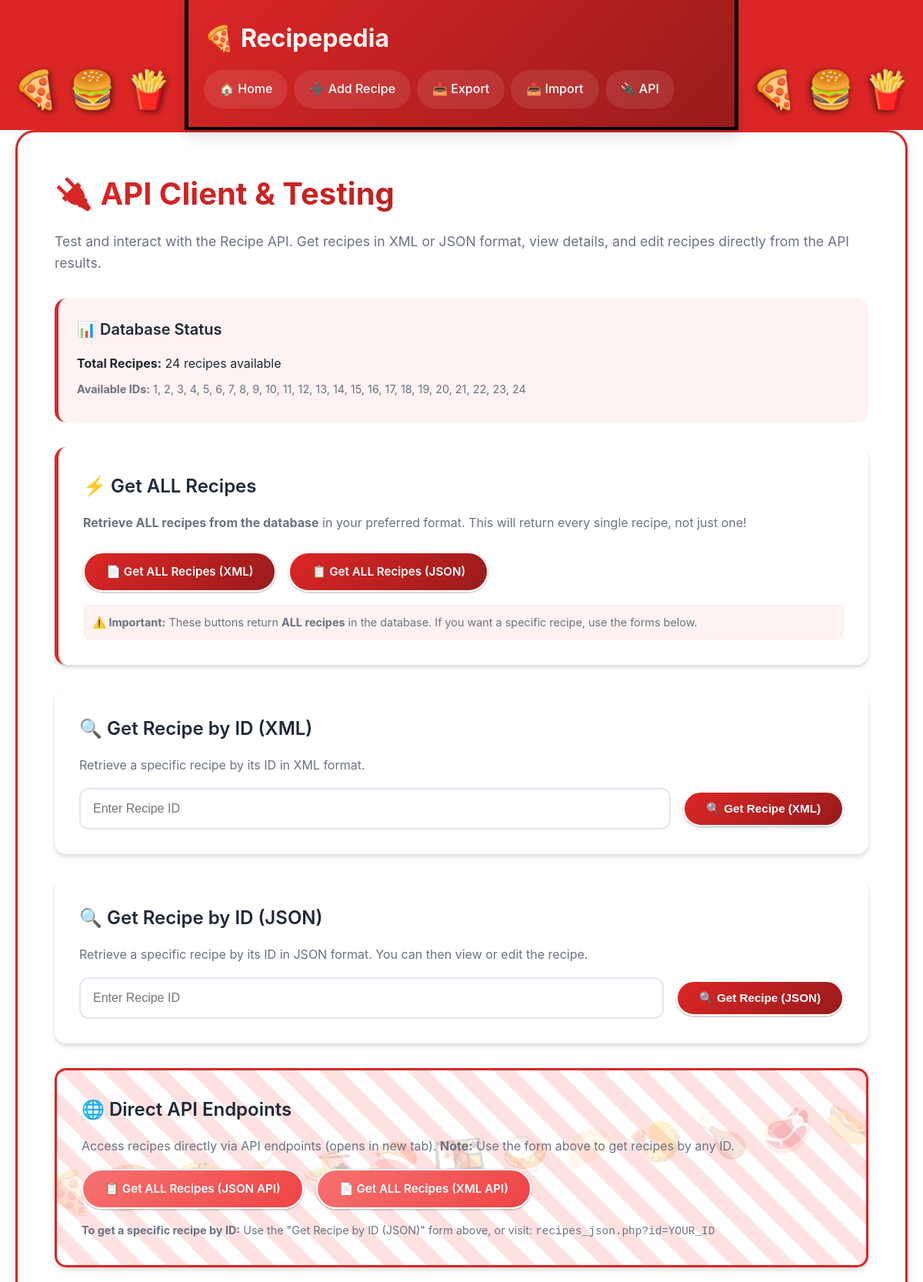
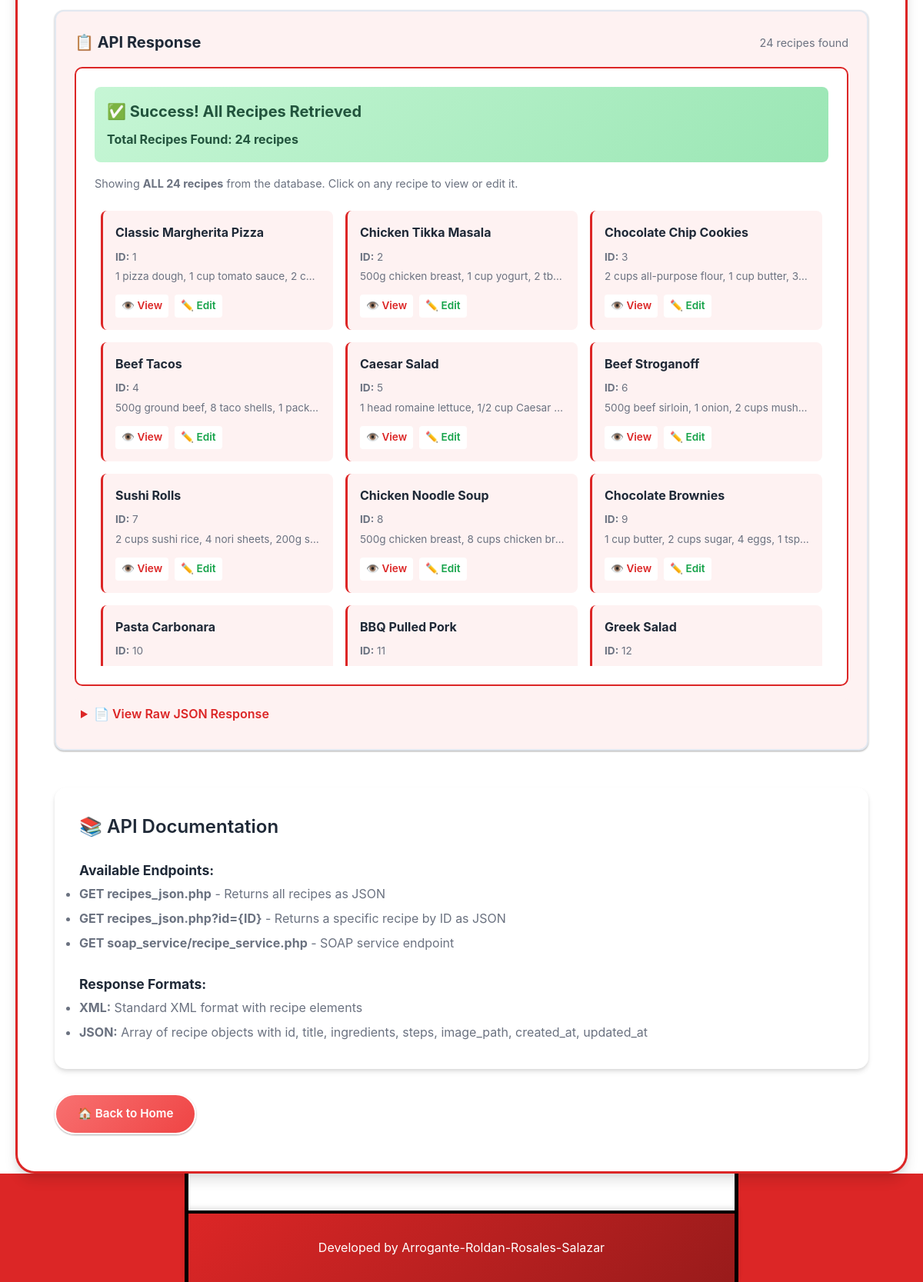
Page /soap_client.php?method=json on the committed database (2 pictures, top to bottom).
### tables this page shows
CREATE TABLE IF NOT EXISTS recipes (
    id INT AUTO_INCREMENT PRIMARY KEY,
    title VARCHAR(255) NOT NULL,
    ingredients TEXT NOT NULL,
    steps TEXT NOT NULL,
    image_path VARCHAR(500) DEFAULT NULL,
    created_at TIMESTAMP DEFAULT CURRENT_TIMESTAMP,
    updated_at TIMESTAMP DEFAULT CURRENT_TIMESTAMP ON UPDATE CURRENT_TIMESTAMP
);

### classes/RecipeManager.php (called while the page is built, shortened)
<?php
require_once 'Recipe.php';
require_once __DIR__ . '/../config/database.php';
class RecipeManager {
    private $conn;
    public function __construct() {
        $database = new Database();
        $this->conn = $database->getConnection();
    }
    public function getAllRecipes($search = '') {
        $query = "SELECT * FROM recipes";
        $query .= " ORDER BY updated_at DESC";
        $stmt = $this->conn->prepare($query);
        $stmt->execute();
        $recipes = [];
        while ($row = $stmt->fetch(PDO::FETCH_ASSOC)) {
            $recipe = Recipe::fromArray($row);
            $recipes[] = $recipe;
        }
        return $recipes;
    }
    public function getAllRecipesAsArray() {
        $recipes = $this->getAllRecipes();
        $result = [];
        foreach ($recipes as $recipe) {
            $result[] = $recipe->toArray();
        }
        return $result;
    }
}

### config/database.php (called while the page is built, shortened)
<?php
class Database {
    private $host = 'localhost';
    private $db_name = 'recipepedia';
    private $username = 'root';
    private $password = '';
    public function getConnection() {
        $this->conn = null;
        try {
            $this->conn = new PDO(
                "mysql:host=" . $this->host . ";dbname=" . $this->db_name,
                $this->username,
                $this->password
            );
            $this->conn->setAttribute(PDO::ATTR_ERRMODE, PDO::ERRMODE_EXCEPTION);
        } catch(PDOException $e) {
            echo "Connection Error: " . $e->getMessage();
        }
        return $this->conn;
    }
}

### classes/Recipe.php (called while the page is built, shortened)
<?php
class Recipe {
    private $id;
    private $title;
    private $ingredients;
    private $steps;
    private $image_path;
    private $created_at;
    private $updated_at;
    public function __construct($id = null, $title = '', $ingredients = '', $steps = '', $image_path = null) {
        $this->id = $id;
        $this->title = $title;
        $this->ingredients = $ingredients;
        $this->steps = $steps;
        $this->image_path = $image_path;
    }
    public function getId() { return $this->id; }
    public function toArray() {
        return [
            'id' => $this->id,
            'title' => $this->title,
            'ingredients' => $this->ingredients,
            'steps' => $this->steps,
            'image_path' => $this->image_path,
            'created_at' => $this->created_at,
            'updated_at' => $this->updated_at
        ];
    }
    public static function fromArray($data) {
        $recipe = new Recipe();
        if (isset($data['id'])) $recipe->id = $data['id'];
        if (isset($data['title'])) $recipe->title = $data['title'];
        if (isset($data['ingredients'])) $recipe->ingredients = $data['ingredients'];
        if (isset($data['steps'])) $recipe->steps = $data['steps'];
        if (isset($data['created_at'])) $recipe->created_at = $data['created_at'];
        if (isset($data['updated_at'])) $recipe->updated_at = $data['updated_at'];
        return $recipe;
    }
}

### classes/RecipeService.php (called while the page is built, shortened)
<?php
require_once 'Recipe.php';
require_once 'RecipeManager.php';
class RecipeService {
    private $recipeManager;
    public function __construct() {
        $this->recipeManager = new RecipeManager();
    }
    public function getRecipesJSON() {
        $recipes = $this->recipeManager->getAllRecipesAsArray();
        return json_encode($recipes, JSON_PRETTY_PRINT);
    }
}

### soap_client.php (the view, shortened to what this page needs)
<?php
require_once 'config/database.php';
require_once 'classes/Recipe.php';
require_once 'classes/RecipeManager.php';
require_once 'classes/RecipeService.php';
require_once 'includes/header.php';
$recipeManager = new RecipeManager();
$recipeService = new RecipeService();
$allRecipes = $recipeManager->getAllRecipes();
$result = '';
$resultType = '';
$resultData = null;
$method = $_GET['method'] ?? '';
$recipeId = $_GET['id'] ?? '';
$jsonId = $_GET['json_id'] ?? '';
if (!empty($method) || !empty($jsonId)) {
    try {
        switch ($method) {
            case 'json':
                $result = $recipeService->getRecipesJSON();
                $resultType = 'json';
                $resultData = json_decode($result, true);
                break;
        }
    } catch (Exception $e) {
        $result = 'Error: ' . $e->getMessage();
        $resultType = 'error';
    }
}
?>
<div class="soap-client">
    <h1>🔌 API Client & Testing</h1>
    <p style="color: var(--text-light); font-size: 1.1rem; margin-bottom: 2rem;">
        Test and interact with the Recipe API. Get recipes in XML or JSON format, view details, and edit recipes directly from the API results.
    </p>
    <div style="background: var(--bg-light); padding: 1.5rem; border-radius: 15px; margin-bottom: 2rem; border-left: 5px solid var(--primary-color);">
        <h2 style="margin-top: 0; color: var(--text-dark); font-size: 1.25rem;">📊 Database Status</h2>
        <p style="margin: 0.5rem 0; color: var(--text-dark);">
            <strong>Total Recipes:</strong> <?php echo count($allRecipes); ?> recipes available
        </p>
        <?php if (count($allRecipes) > 0): ?>
            <p style="margin: 0.5rem 0; color: var(--text-light); font-size: 0.9rem;">
                <strong>Available IDs:</strong>
                <?php
                $ids = array_map(function($r) { return $r->getId(); }, $allRecipes);
                echo implode(', ', $ids);
                ?>
            </p>
        <?php endif; ?>
    </div>
    <div style="margin: 2rem 0; background: white; padding: 2rem; border-radius: 15px; box-shadow: var(--shadow-md); border-left: 5px solid var(--primary-color);">
        <h2 style="color: var(--text-dark); margin-top: 0;">⚡ Get ALL Recipes</h2>
        <p style="color: var(--text-light); margin-bottom: 1rem;">
            <strong>Retrieve ALL recipes from the database</strong> in your preferred format. This will return every single recipe, not just one!
        </p>
        <div class="export-options">
            <a href="?method=xml" class="btn btn-primary">📄 Get ALL Recipes (XML)</a>
            <a href="?method=json" class="btn btn-primary">📋 Get ALL Recipes (JSON)</a>
        </div>
        <p style="color: var(--text-light); font-size: 0.9rem; margin-top: 1rem; padding: 0.75rem; background: var(--bg-light); border-radius: 8px;">
            <strong>⚠️ Important:</strong> These buttons return <strong>ALL recipes</strong> in the database. If you want a specific recipe, use the forms below.
        </p>
    </div>
    <div style="margin: 2rem 0; background: white; padding: 2rem; border-radius: 15px; box-shadow: var(--shadow-md);">
        <h2 style="color: var(--text-dark); margin-top: 0;">🔍 Get Recipe by ID (XML)</h2>
        <p style="color: var(--text-light); margin-bottom: 1rem;">Retrieve a specific recipe by its ID in XML format.</p>
        <form method="GET" style="display: flex; gap: 1rem; align-items: center; flex-wrap: wrap;">
            <input type="number" name="id" placeholder="Enter Recipe ID" required value="<?php echo htmlspecialchars($recipeId ?: ''); ?>"
                   style="padding: 1rem; border: 2px solid #e2e8f0; border-radius: 12px; font-size: 1rem; min-width: 200px; flex: 1;">
            <button type="submit" class="btn btn-primary">🔍 Get Recipe (XML)</button>
        </form>
    </div>
    <div style="margin: 2rem 0; background: white; padding: 2rem; border-radius: 15px; box-shadow: var(--shadow-md);">
        <h2 style="color: var(--text-dark); margin-top: 0;">🔍 Get Recipe by ID (JSON)</h2>
        <p style="color: var(--text-light); margin-bottom: 1rem;">Retrieve a specific recipe by its ID in JSON format. You can then view or edit the recipe.</p>
        <form method="GET" style="display: flex; gap: 1rem; align-items: center; flex-wrap: wrap;">
            <input type="number" name="id" placeholder="Enter Recipe ID" required value="<?php echo htmlspecialchars($recipeId ?: ''); ?>"
                   style="padding: 1rem; border: 2px solid #e2e8f0; border-radius: 12px; font-size: 1rem; min-width: 200px; flex: 1;">
            <button type="submit" class="btn btn-primary">🔍 Get Recipe (JSON)</button>
        </form>
    </div>
    <div class="api-endpoints-section">
        <h2 style="color: var(--text-dark); margin-top: 0;">🌐 Direct API Endpoints</h2>
        <p style="color: var(--text-light); margin-bottom: 1rem;">Access recipes directly via API endpoints (opens in new tab). <strong>Note:</strong> Use the form above to get recipes by any ID.</p>
        <div style="display: flex; gap: 1rem; flex-wrap: wrap; margin-bottom: 1rem;">
            <a href="recipes_json.php" target="_blank" class="btn btn-secondary">📋 Get ALL Recipes (JSON API)</a>
            <a href="recipes_xml.php" target="_blank" class="btn btn-secondary">📄 Get ALL Recipes (XML API)</a>
        </div>
        <p style="color: var(--text-light); font-size: 0.9rem; margin-top: 1rem;">
            <strong>To get a specific recipe by ID:</strong> Use the "Get Recipe by ID (JSON)" form above, or visit: <code>recipes_json.php?id=YOUR_ID</code>
        </p>
    </div>
    <?php if ($result): ?>
        <div class="soap-result" style="margin-top: 2rem;">
            <div style="display: flex; justify-content: space-between; align-items: center; margin-bottom: 1rem;">
                <h3 style="color: var(--text-dark); margin: 0;">📋 API Response</h3>
                <div style="display: flex; gap: 0.5rem;">
                    <?php if ($resultType == 'json' && $resultData && isset($resultData['id'])): ?>
                        <a href="view_recipe.php?id=<?php echo $resultData['id']; ?>" class="btn btn-primary" style="padding: 0.5rem 1rem; font-size: 0.9rem;">👁️ View Recipe</a>
                        <a href="edit_recipe.php?id=<?php echo $resultData['id']; ?>" class="btn btn-success" style="padding: 0.5rem 1rem; font-size: 0.9rem;">✏️ Edit Recipe</a>
                    <?php elseif ($resultType == 'json' && is_array($resultData) && count($resultData) > 0): ?>
                        <span style="color: var(--text-light); font-size: 0.9rem;"><?php echo count($resultData); ?> recipes found</span>
                    <?php endif; ?>
                </div>
            </div>
            <?php if ($resultType == 'json' && $resultData && isset($resultData['id'])): ?>
                <div style="background: white; padding: 1.5rem; border-radius: 10px; margin-bottom: 1rem; border: 2px solid #e2e8f0;">
                    <h4 style="color: var(--primary-color); margin-top: 0;"><?php echo htmlspecialchars($resultData['title'] ?? 'Recipe'); ?></h4>
                    <p style="color: var(--text-light); margin: 0.5rem 0;"><strong>ID:</strong> <?php echo htmlspecialchars($resultData['id'] ?? 'N/A'); ?></p>
                    <p style="color: var(--text-light); margin: 0.5rem 0;"><strong>Ingredients:</strong> <?php echo htmlspecialchars(substr($resultData['ingredients'] ?? '', 0, 100)); ?>...</p>
                    <p style="color: var(--text-light); margin: 0.5rem 0;"><strong>Created:</strong> <?php echo htmlspecialchars($resultData['created_at'] ?? 'N/A'); ?></p>
                </div>
            <?php elseif ($resultType == 'json' && is_array($resultData) && count($resultData) > 0): ?>
                <div style="background: white; padding: 1.5rem; border-radius: 10px; margin-bottom: 1rem; border: 2px solid var(--primary-color);">
                    <div style="background: linear-gradient(135deg, #c6f6d5 0%, #9ae6b4 100%); padding: 1rem; border-radius: 8px; margin-bottom: 1rem;">
                        <h4 style="color: #22543d; margin-top: 0; font-size: 1.25rem;">✅ Success! All Recipes Retrieved</h4>
                        <p style="color: #22543d; margin: 0.5rem 0 0 0; font-size: 1rem;">
                            <strong>Total Recipes Found: <?php echo count($resultData); ?> recipes</strong>
                        </p>
                    </div>
                    <p style="color: var(--text-light); margin-bottom: 1rem; font-size: 0.9rem;">
                        Showing <strong>ALL <?php echo count($resultData); ?> recipes</strong> from the database. Click on any recipe to view or edit it.
                    </p>
                    <div style="display: grid; grid-template-columns: repeat(auto-fill, minmax(250px, 1fr)); gap: 1rem; margin-top: 1rem; max-height: 600px; overflow-y: auto; padding: 0.5rem;">
                        <?php foreach ($resultData as $recipe): ?>
                            <div style="padding: 1rem; background: var(--bg-light); border-radius: 8px; border-left: 3px solid var(--primary-color); transition: transform 0.2s;">
                                <strong style="color: var(--text-dark); display: block; margin-bottom: 0.5rem; font-size: 1rem;"><?php echo htmlspecialchars($recipe['title'] ?? 'Untitled'); ?></strong>
                                <p style="margin: 0.25rem 0; font-size: 0.85rem; color: var(--text-light);"><strong>ID:</strong> <?php echo htmlspecialchars($recipe['id'] ?? 'N/A'); ?></p>
                                <p style="margin: 0.25rem 0; font-size: 0.85rem; color: var(--text-light); overflow: hidden; text-overflow: ellipsis; white-space: nowrap;">
                                    <?php echo htmlspecialchars(substr($recipe['ingredients'] ?? '', 0, 50)); ?>...
                                </p>
                                <div style="margin-top: 0.75rem; display: flex; gap: 0.5rem;">
                                    <a href="view_recipe.php?id=<?php echo $recipe['id']; ?>" style="font-size: 0.85rem; color: var(--primary-color); text-decoration: none; font-weight: 600; padding: 0.25rem 0.5rem; background: white; border-radius: 4px;">👁️ View</a>
                                    <a href="edit_recipe.php?id=<?php echo $recipe['id']; ?>" style="font-size: 0.85rem; color: var(--success-color); text-decoration: none; font-weight: 600; padding: 0.25rem 0.5rem; background: white; border-radius: 4px;">✏️ Edit</a>
                                </div>
                            </div>
                        <?php endforeach; ?>
                    </div>
                </div>
            <?php endif; ?>
            <details style="margin-top: 1rem;">
                <summary style="cursor: pointer; color: var(--primary-color); font-weight: 600; padding: 0.5rem; background: var(--bg-light); border-radius: 5px;">
                    📄 View Raw <?php echo strtoupper($resultType); ?> Response
                </summary>
            </details>
        </div>
    <?php endif; ?>
    <div style="margin-top: 3rem; background: white; padding: 2rem; border-radius: 15px; box-shadow: var(--shadow-md);">
        <h2 style="color: var(--text-dark); margin-top: 0;">📚 API Documentation</h2>
        <div style="margin-top: 1.5rem;">
            <h3 style="color: var(--text-dark); font-size: 1.1rem;">Available Endpoints:</h3>
            <ul style="color: var(--text-light); line-height: 2;">
                <li><strong>GET recipes_json.php</strong> - Returns all recipes as JSON</li>
                <li><strong>GET recipes_json.php?id={ID}</strong> - Returns a specific recipe by ID as JSON</li>
                <li><strong>GET soap_service/recipe_service.php</strong> - SOAP service endpoint</li>
            </ul>
        </div>
        <div style="margin-top: 1.5rem;">
            <h3 style="color: var(--text-dark); font-size: 1.1rem;">Response Formats:</h3>
            <ul style="color: var(--text-light); line-height: 2;">
                <li><strong>XML:</strong> Standard XML format with recipe elements</li>
                <li><strong>JSON:</strong> Array of recipe objects with id, title, ingredients, steps, image_path, created_at, updated_at</li>
            </ul>
        </div>
    </div>
    <div style="margin-top: 2rem;">
        <a href="index.php" class="btn btn-secondary">🏠 Back to Home</a>
    </div>
</div>
<?php require_once 'includes/footer.php'; ?>

### rows in the picture
recipes: title "Classic Margherita Pizza", id "1", ingredients "1 pizza dough, 1 cup tomato sauce, 2 c…"
recipes: title "Chicken Tikka Masala", id "2", ingredients "500g chicken breast, 1 cup yogurt, 2 tb…"
recipes: title "Chocolate Chip Cookies", id "3", ingredients "2 cups all-purpose flour, 1 cup butter, 3…"
recipes: title "Beef Tacos", id "4", ingredients "500g ground beef, 8 taco shells, 1 pack…"
recipes: title "Caesar Salad", id "5", ingredients "1 head romaine lettuce, 1/2 cup Caesar…"
recipes: title "Beef Stroganoff", id "6", ingredients "500g beef sirloin, 1 onion, 2 cups mush…"
recipes: title "Sushi Rolls", id "7", ingredients "2 cups sushi rice, 4 nori sheets, 200g s…"
recipes: title "Chicken Noodle Soup", id "8", ingredients "500g chicken breast, 8 cups chicken br…"
recipes: title "Chocolate Brownies", id "9", ingredients "1 cup butter, 2 cups sugar, 4 eggs, 1 tsp…"
recipes: title "Pasta Carbonara", id "10"
recipes: title "BBQ Pulled Pork", id "11"
recipes: title "Greek Salad", id "12"

### other values in the picture
count($allRecipes) "24"
implode(', ', $ids) "1, 2, 3, 4, 5, 6, 7, 8, 9, 10, 11, 12, 13, 14, 15, 16, 17, 18, 19, 20, 21, 22, 23, 24"
count($resultData) "24"
$resultType "JSON"
